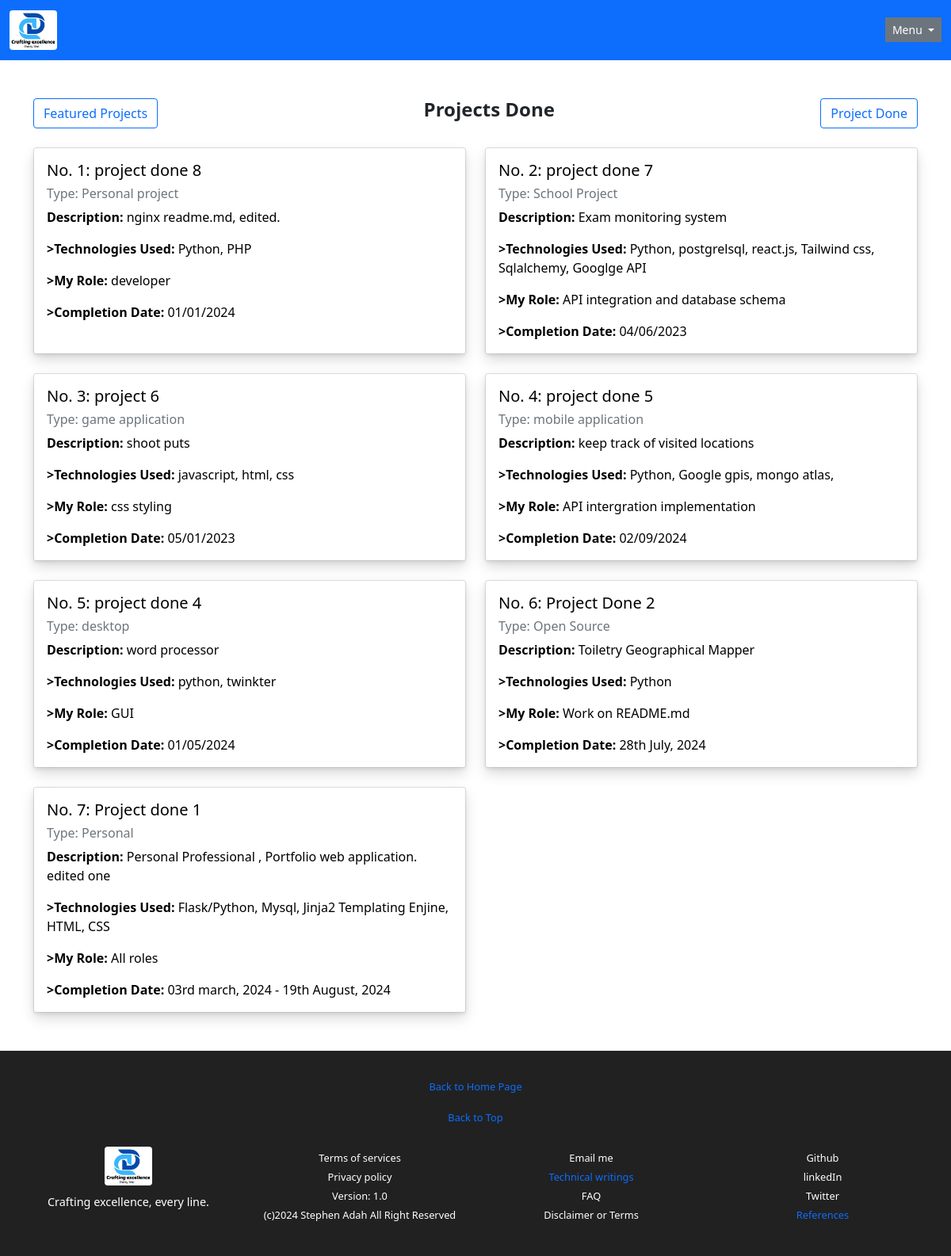
/project_done/view, run on an earlier commit of the app's database.
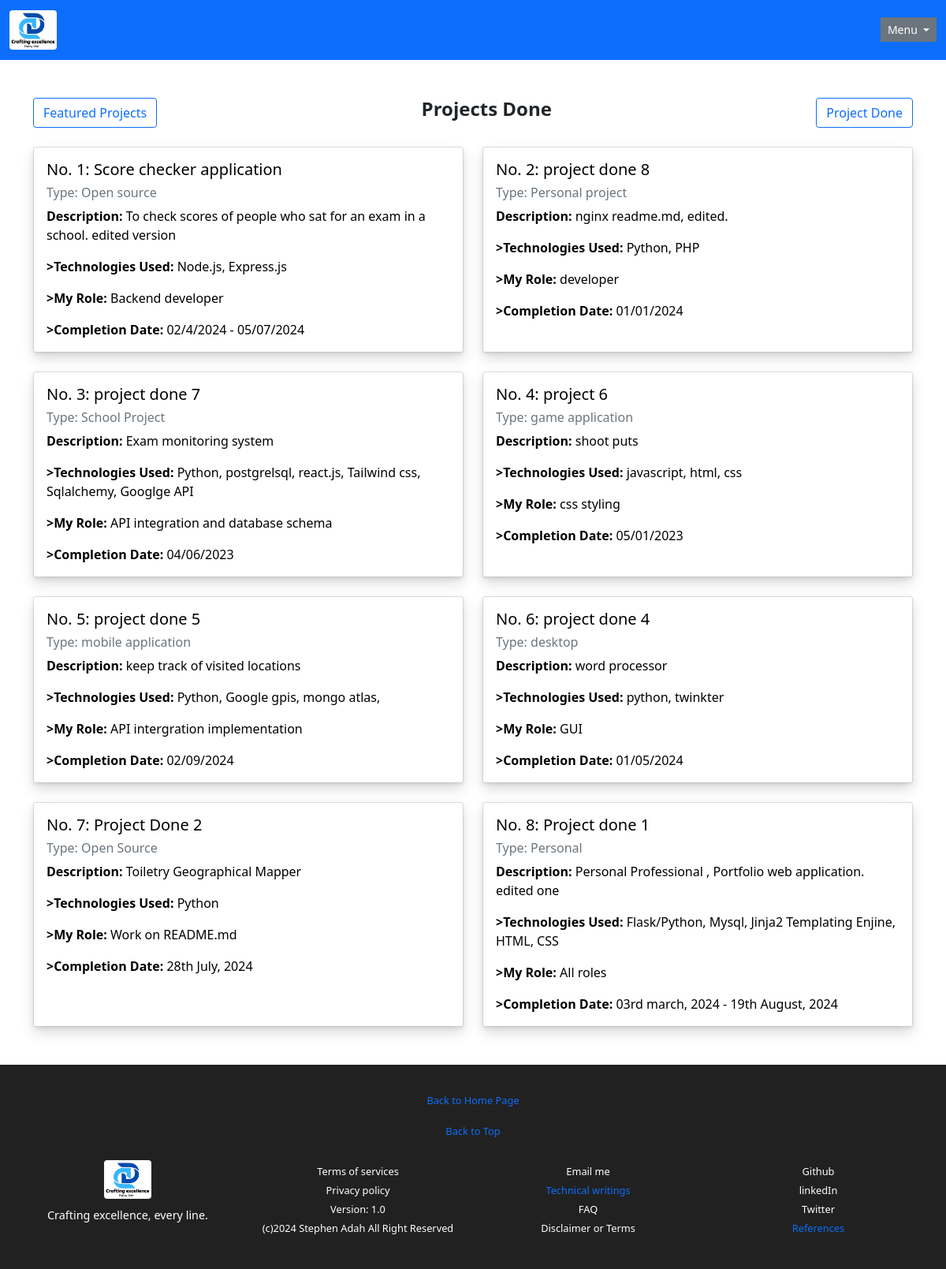
And on a later commit of the database.
### app/models/project_done.py (models this page shows, shortened)
class ProjectDone(db.Model):
    __tablename__ = 'projects_done'
    project_done_id: Mapped[int] = mapped_column(primary_key=True)
    date_created: Mapped[datetime] = mapped_column(
        DateTime, default=datetime.utcnow
    )
    date_updated: Mapped[datetime] = mapped_column(
        DateTime, default=datetime.utcnow, onupdate=datetime.utcnow
    )
    title: Mapped[str] = mapped_column(String(length=1024))
    project_type: Mapped[str] = mapped_column(String(length=1024))
    description: Mapped[str] = mapped_column(Text)
    stacks: Mapped[str] = mapped_column(String(length=1024))
    role: Mapped[str] = mapped_column(String(length=1024))
    date_cmptd: Mapped[str] = mapped_column(String(length=1024))

### app/routes/projects_done.py (the view)
@projects_done_bp.route("/project_done/view", methods=['GET'], strict_slashes=False)
def view_projects_done():
        projects_done = ProjectDone.query.all()
        return render_template('view_projects_done.html', projects_done=projects_done)

### app/templates/view_projects_done.html (shortened to what this page needs)
{% extends "base.html" %}
{% block content %}
<div class="container my-5">
   <nav class="d-flex justify-content-between align-items-center mb-4">
      <a href="{{ url_for('main.featured_projects.view_featured_projects') }}" class="btn btn-outline-primary">Featured Projects</a>
      <h1 class="h4 fw-bold text-dark">Projects Done</h1>
      <a href="{{ url_for('main.projects_done.view_projects_done') }}" class="btn btn-outline-primary">Project Done</a>
   </nav>
   <div class="row row-cols-1 row-cols-md-2 g-4">
   {% for project_done in projects_done[::-1] %}
     <div class="col">
       <div class="card h-100 shadow-sm">
         <div class="card-body shadow">
                 <h5 class="card-title">No. {{ loop.index }}: {{ project_done.title }}</h5>
                <h6 class="card-substitute mb-2 text-muted">Type: {{ project_done.project_type }}</h6>
                <p class="card-text"><strong>Description:</strong> {{ project_done.description }}</p>
                <p class="card-text"><strong>>Technologies Used:</strong> {{ project_done.stacks }}</p>
                <p class="card-text"><strong>>My Role:</strong> {{ project_done.role }}</p>
                <p class="card-text"><strong>>Completion Date:</strong> {{ project_done.date_cmptd }}</p>
         </div>
       </div>
     </div>
   {% endfor %}
   </div>
</div>
{% endblock %}

What changed in the data, as far as the page shows it:
added ProjectDone: title "Score checker application", project_type "Open source", description "To check scores of people who sat for an exam in a school. edited version", stacks "Node.js, Express.js", role "Backend developer", date_cmptd "02/4/2024 - 05/07/2024"
